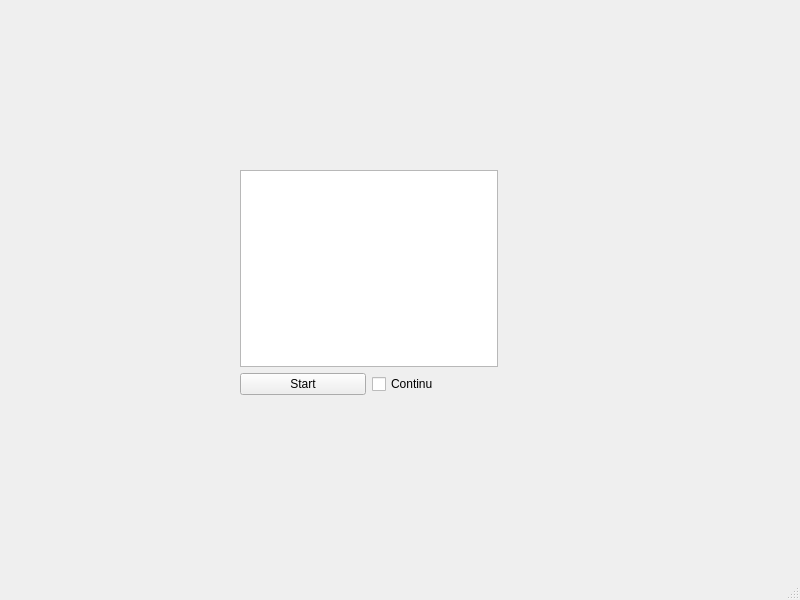
<?xml version="1.0" encoding="UTF-8"?>
<ui version="4.0">
 <class>MainWindow</class>
 <widget class="QMainWindow" name="MainWindow">
  <property name="geometry">
   <rect>
    <x>0</x>
    <y>0</y>
    <width>800</width>
    <height>600</height>
   </rect>
  </property>
  <property name="windowTitle">
   <string>MainWindow</string>
  </property>
  <widget class="QWidget" name="centralwidget">
   <widget class="QWidget" name="">
    <property name="geometry">
     <rect>
      <x>240</x>
      <y>170</y>
      <width>258</width>
      <height>225</height>
     </rect>
    </property>
    <layout class="QVBoxLayout" name="verticalLayout">
     <item>
      <widget class="PlotWidget" name="grPlot"/>
     </item>
     <item>
      <layout class="QHBoxLayout" name="horizontalLayout">
       <item>
        <widget class="QPushButton" name="btnAdd">
         <property name="text">
          <string>Start</string>
         </property>
        </widget>
       </item>
       <item>
        <widget class="QCheckBox" name="chkMore">
         <property name="text">
          <string>Continu</string>
         </property>
        </widget>
       </item>
      </layout>
     </item>
    </layout>
   </widget>
  </widget>
  <widget class="QMenuBar" name="menubar">
   <property name="geometry">
    <rect>
     <x>0</x>
     <y>0</y>
     <width>800</width>
     <height>21</height>
    </rect>
   </property>
  </widget>
  <widget class="QStatusBar" name="statusbar"/>
 </widget>
 <customwidgets>
  <customwidget>
   <class>PlotWidget</class>
   <extends>QGraphicsView</extends>
   <header>pyqtgraph</header>
  </customwidget>
 </customwidgets>
 <resources/>
 <connections/>
</ui>
